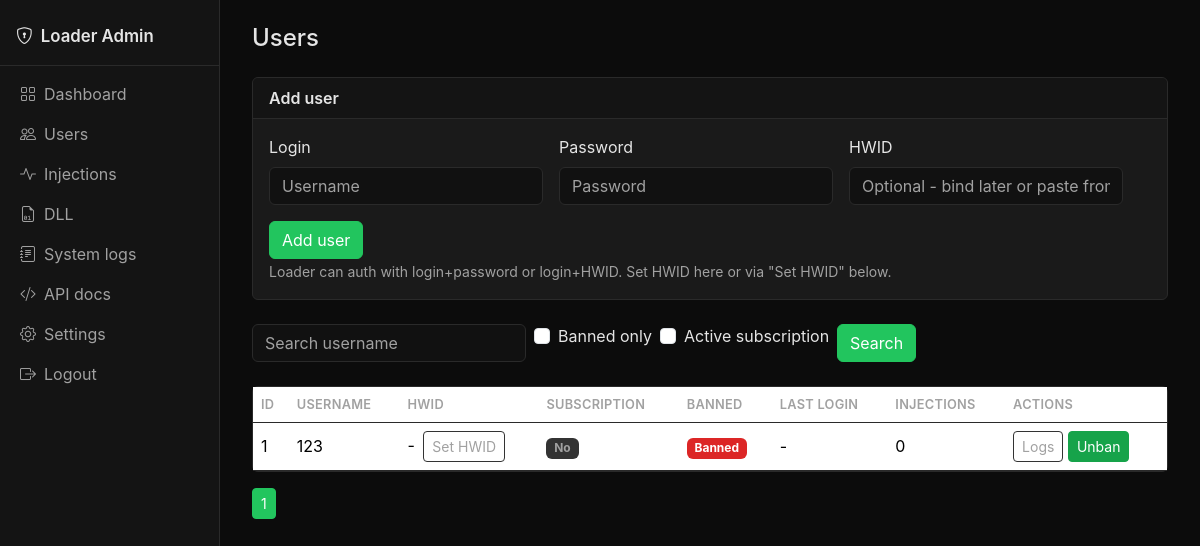
/admin/users (signed in), run on the app's committed database.
### models.py (models this page shows)
class User(db.Model):
    __tablename__ = "users"
    id = db.Column(db.Integer, primary_key=True, autoincrement=True)
    username = db.Column(db.String(255), unique=True, nullable=False)
    password = db.Column(db.String(255), nullable=False)
    secondary_group_ids = db.Column(db.Text, default="[]")  # JSON array as string
    is_banned = db.Column(db.Boolean, default=False)
    ban_reason = db.Column(db.Text)
    banned_by = db.Column(db.Integer)
    banned_at = db.Column(db.DateTime)
    created_at = db.Column(db.DateTime, default=datetime.utcnow)
    last_login = db.Column(db.DateTime)
    subscription_expires = db.Column(db.DateTime)
    hwid = db.Column(db.String(255), nullable=True)  # loader sends this; admin binds to user
    def get_group_ids(self):
        try:
            return json.loads(self.secondary_group_ids or "[]")
        except Exception:
            return []
    def has_subscription(self):
        ids = self.get_group_ids()
        if 6 not in ids:
            return False
        if self.subscription_expires and self.subscription_expires < datetime.utcnow():
            return False
        return True

### admin_routes.py (the view, shortened to what this page needs)
@admin_bp.route("/users", methods=["GET", "POST"])
@admin_required
def users():
    search = (request.args.get("search") or "").strip()
    banned_only = request.args.get("banned_only") == "1"
    sub_only = request.args.get("sub_only") == "1"
    page = max(1, request.args.get("p", type=int) or 1)
    per_page = 50
    q = User.query
    if search:
        q = q.filter(User.username.contains(search))
    if banned_only:
        q = q.filter(User.is_banned == True)
    if sub_only:
        all_users = q.order_by(User.id.desc()).all()
        filtered = [u for u in all_users if u.has_subscription()]
        total = len(filtered)
        total_pages = max(1, (total + per_page - 1) // per_page)
        users_list = filtered[(page - 1) * per_page:page * per_page]
    else:
        pagination = q.order_by(User.id.desc()).paginate(page=page, per_page=per_page)
        users_list = pagination.items
        total_pages = pagination.pages
    injection_counts = {}
    for u in users_list:
        injection_counts[u.id] = InjectionLog.query.filter_by(user_id=u.id).count()
    return render_template(
        "admin/users.html",
        users=users_list,
        page=page,
        total_pages=total_pages,
        search=search,
        banned_only=banned_only,
        sub_only=sub_only,
        injection_counts=injection_counts,
        is_full_admin=session.get("admin_role") == "admin",
    )

### admin_routes.py (called while the page is built)
def admin_required(f):
    @wraps(f)
    def wrapped(*args, **kwargs):
        if not session.get("admin_id"):
            return redirect(url_for("admin.login", next=request.url))
        return f(*args, **kwargs)
    return wrapped

### templates/admin/users.html (shortened to what this page needs)
{% extends "base.html" %}
{% block content %}
<h4 class="mb-4">Users</h4>
{% if is_full_admin %}
<div class="card mb-4">
    <div class="card-header">Add user</div>
    <div class="card-body">
        <form method="post" class="row g-3">
            <div class="col-auto"><label class="form-label">Login</label><input type="text" name="new_username" class="form-control" placeholder="Username" required></div>
            <div class="col-auto"><label class="form-label">Password</label><input type="password" name="new_password" class="form-control" placeholder="Password" required minlength="4"></div>
            <div class="col-auto"><label class="form-label">HWID</label><input type="text" name="new_hwid" class="form-control" placeholder="Optional - bind later or paste from loader"></div>
            <div class="col-auto d-flex align-items-end"><button type="submit" class="btn btn-primary">Add user</button></div>
        </form>
        <small class="text-secondary">Loader can auth with login+password or login+HWID. Set HWID here or via "Set HWID" below.</small>
    </div>
</div>
{% endif %}
<form class="row g-2 mb-4" method="get">
    <div class="col-auto"><input type="text" name="search" class="form-control" placeholder="Search username" value="{{ search }}"></div>
    <div class="col-auto"><label class="form-check"><input type="checkbox" name="banned_only" value="1" class="form-check-input" {% if banned_only %}checked{% endif %}> Banned only</label></div>
    <div class="col-auto"><label class="form-check"><input type="checkbox" name="sub_only" value="1" class="form-check-input" {% if sub_only %}checked{% endif %}> Active subscription</label></div>
    <div class="col-auto"><button type="submit" class="btn btn-primary">Search</button></div>
</form>
<div class="card">
    <div class="table-responsive">
        <table class="table table-hover mb-0">
            <thead><tr><th>ID</th><th>Username</th><th>HWID</th><th>Subscription</th><th>Banned</th><th>Last login</th><th>Injections</th><th>Actions</th></tr></thead>
            <tbody>
            {% for u in users %}
            <tr>
                <td>{{ u.id }}</td>
                <td>{{ u.username }}</td>
                <td>{% if u.hwid %}<code>{{ u.hwid[:20] }}{% if u.hwid|length > 20 %}...{% endif %}</code>{% else %}-{% endif %}
                    {% if is_full_admin %}<button type="button" class="btn btn-sm btn-outline-secondary ms-1" data-bs-toggle="modal" data-bs-target="#hwidModal" data-user-id="{{ u.id }}" data-username="{{ u.username }}" data-hwid="{{ u.hwid or '' }}">Set HWID</button>{% endif %}
                </td>
                <td>{% if u.has_subscription() %}<span class="badge bg-success">Active</span>{% else %}<span class="badge bg-secondary">No</span>{% endif %}</td>
                <td>{% if u.is_banned %}<span class="badge bg-danger">Banned</span>{% else %}<span class="badge bg-success">No</span>{% endif %}</td>
                <td>{{ u.last_login or '-' }}</td>
                <td>{{ injection_counts.get(u.id, 0) }}</td>
                <td>
                    <a href="{{ url_for('admin.injections', username=u.username) }}" class="btn btn-sm btn-outline-secondary">Logs</a>
                    {% if is_full_admin %}
                    {% if u.is_banned %}
                    <form method="post" class="d-inline" onsubmit="return confirm('Unban?');"><button type="submit" class="btn btn-sm btn-success">Unban</button></form>
                    {% else %}
                    <button type="button" class="btn btn-sm btn-danger" data-bs-toggle="modal" data-bs-target="#banModal" data-user-id="{{ u.id }}" data-username="{{ u.username }}">Ban</button>
                    {% endif %}
                    {% endif %}
                </td>
            </tr>
            {% endfor %}
            </tbody>
        </table>
    </div>
</div>
<nav class="mt-3"><ul class="pagination pagination-sm">
    {% for i in range(1, total_pages + 1) %}
    <li class="page-item {% if i == page %}active{% endif %}"><a class="page-link" href="{{ url_for('admin.users', p=i, search=search, banned_only='1' if banned_only else '', sub_only='1' if sub_only else '') }}">{{ i }}</a></li>
    {% endfor %}
</ul></nav>
{% endblock %}

### static/css/theme.css (style rules this page uses)
:root { --bg-page: #0c0c0c; --bg-panel: #141414; --bg-card: #1a1a1a; --bg-input: #111111; --border: #2a2a2a; --border-light: #333; --text: #e5e5e5; --text-muted: #a1a1a1; --accent: #22c55e; --accent-hover: #16a34a; --accent-dim: rgba(34, 197, 94, 0.15); --sidebar-width: 220px; }
* { box-sizing: border-box; }
body { background: var(--bg-page); color: var(--text); min-height: 100vh; font-family: -apple-system, BlinkMacSystemFont, "Segoe UI", Roboto, "Helvetica Neue", Arial, sans-serif; }
h1, h2, h3, h4, h5, h6 { color: var(--text); }
.text-secondary { color: var(--text-muted) !important; }
.card { background: var(--bg-card); border: 1px solid var(--border); color: var(--text); }
.card-header { background: var(--bg-panel); border-bottom: 1px solid var(--border); color: var(--text); font-weight: 600; }
.table { color: var(--text); }
.table thead th { border-color: var(--border); color: var(--text-muted); font-weight: 600; font-size: 0.8rem; text-transform: uppercase; letter-spacing: 0.02em; }
.table td, .table th { border-color: var(--border); vertical-align: middle; }
.form-control, .form-select { background: var(--bg-input); border: 1px solid var(--border); color: var(--text); }
.form-control::placeholder { color: var(--text-muted); }
.form-label { color: var(--text); }
.form-text, small.text-secondary { color: var(--text-muted); }
.btn-primary { background: var(--accent); border-color: var(--accent); color: #fff; }
.btn-outline-secondary { border-color: var(--border-light); color: var(--text-muted); }
.btn-success { background: #16a34a; border-color: #16a34a; color: #fff; }
a { color: var(--accent); }
.badge.bg-secondary { background: var(--border-light) !important; color: var(--text-muted); }
.badge.bg-danger { background: #dc2626 !important; color: #fff; }
.pagination .page-link { background: var(--bg-card); border-color: var(--border); color: var(--text); }
.pagination .page-item.active .page-link { background: var(--accent); border-color: var(--accent); color: #fff; }

### data on the page
User: id "1", username "123", secondary_group_ids "No", is_banned "Banned", last_login "-", get "0"

### other printed values
{{ i }} "1"
